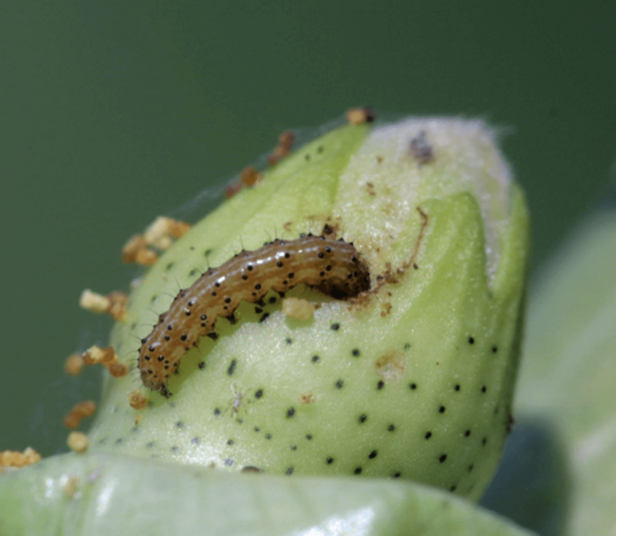
#> input picture tests/test-images (pest)/cotton-bullworm.png, 622 x 546 px
$ python -i heuristics.py   (imports and definitions only)
#> lines starting #> are read from the running program, lines starting #| are printed output that depends on the picture
"""
Image heuristics for screenshot/logo detection.
Pillow-only implementation (no OpenCV/NumPy).
"""
from PIL import Image, ImageFilter
import io
from typing import Dict, Any


def run_heuristics(image_bytes: bytes) -> Dict[str, Any]:
    """
    Detect screenshots/logos using deterministic heuristics.
    Matches existing _looks_like_screenshot_or_ui() implementation.
    """
    try:
        metrics = _calculate_image_metrics(image_bytes)
        m = metrics  # shorthand

        # Check unusable first
        if m['width'] < 64 or m['height'] < 64:
            return {'decision': 'block', 'reason': 'too_small', 'metrics': metrics}

        # Screenshot/UI detection (9 rules - OR logic)

        # Rule 1: Light mode UI/docs
        if m['edge_frac'] > 0.16 and m['white_frac'] > 0.18 and m['black_frac'] > 0.008:
            return {'decision': 'block', 'reason': 'screenshot_ui', 'metrics': metrics}

        # Rule 2: Very white screenshots
        if m['edge_frac'] > 0.22 and m['white_frac'] > 0.28:
            return {'decision': 'block', 'reason': 'screenshot_ui', 'metrics': metrics}

        # Rule 3: White-dominant articles (low green)
        if m['edge_frac'] > 0.14 and m['white_frac'] > 0.55 and m['green_frac'] < 0.03:
            return {'decision': 'block', 'reason': 'screenshot_ui', 'metrics': metrics}

        # Rule 4: Dark-mode chat/app
        if m['black_frac'] > 0.22 and m['edge_frac'] > 0.085:
            return {'decision': 'block', 'reason': 'screenshot_ui', 'metrics': metrics}

        # Rule 5: Dark-mode IDE (GitHub, VS Code compressed)
        if m['dark_frac'] > 0.30 and m['edge_frac'] > 0.052 and m['green_frac'] < 0.12:
            return {'decision': 'block', 'reason': 'screenshot_ui', 'metrics': metrics}

        # Rule 6: GitHub dark repo tree
        if (m['dark_frac'] > 0.24 and m['edge_frac'] > 0.068 and
            m['green_frac'] < 0.085 and m['palette_size'] <= 140):
            return {'decision': 'block', 'reason': 'screenshot_ui', 'metrics': metrics}

        # Rule 7: Heavily compressed dark UI
        if (m['dark_frac'] > 0.72 and m['edge_frac'] > 0.034 and
            m['green_frac'] < 0.05 and m['palette_size'] <= 110):
            return {'decision': 'block', 'reason': 'screenshot_ui', 'metrics': metrics}

        # Rule 8: Small UI thumbnails
        if (min(m['width'], m['height']) <= 320 and m['green_frac'] < 0.12 and
            (m['white_frac'] > 0.60 or m['black_frac'] > 0.18)):
            return {'decision': 'block', 'reason': 'screenshot_ui', 'metrics': metrics}

        # Rule 9: Flat UI (limited palette, low green)
        if m['green_frac'] < 0.06 and m['edge_frac'] > 0.09 and m['palette_size'] <= 90:
            return {'decision': 'block', 'reason': 'screenshot_ui', 'metrics': metrics}

        # Logo/illustration detection
        if m['white_frac'] >= 0.70 and m['palette_size'] <= 180:
            return {'decision': 'block', 'reason': 'logo', 'metrics': metrics}

        # Default: pass to vision model
        return {'decision': 'pass', 'reason': None, 'metrics': metrics}

    except Exception as e:
        # Fail-open: if heuristics error, pass to vision model
        return {'decision': 'pass', 'reason': None, 'metrics': {'error': str(e)}}


def _calculate_image_metrics(image_bytes: bytes) -> Dict[str, Any]:
    """
    Pillow-only metrics matching existing _looks_like_screenshot_or_ui().
    No OpenCV/NumPy to keep Lambda cold starts fast.
    """
    img = Image.open(io.BytesIO(image_bytes)).convert("RGB")
    width, height = img.size
    file_size_kb = len(image_bytes) / 1024.0
    aspect_ratio = width / height if height > 0 else 1.0

    # Normalize size for stable thresholds
    target_w = 256
    target_h = max(128, int(height * (target_w / float(width))))
    small = img.resize((target_w, target_h))
    gray = small.convert("L")

    # Histogram-based metrics
    hist = gray.histogram()  # 256 bins
    total = float(sum(hist) or 1.0)

    black_frac = sum(hist[0:20]) / total
    dark_frac = sum(hist[0:56]) / total  # Dark grey UI (GitHub/VS Code dark)
    white_frac = sum(hist[235:256]) / total

    # Edge detection using Pillow's FIND_EDGES filter
    edges = gray.filter(ImageFilter.FIND_EDGES)
    ehist = edges.histogram()
    edge_total = float(sum(ehist) or 1.0)
    edge_frac = sum(ehist[40:256]) / edge_total  # Pixels with noticeable edge strength

    # Green dominance: real crop photos have significant green pixels
    s2 = img.resize((128, 128))
    gp = list(s2.getdata())
    green = 0
    qcolors16 = set()

    for r, g, b in gp:
        if g > r + 18 and g > b + 18 and g > 60:
            green += 1
        qcolors16.add((r // 16, g // 16, b // 16))

    green_frac = green / float(len(gp) or 1.0)
    palette_size = len(qcolors16)

    return {
        'black_frac': black_frac,
        'dark_frac': dark_frac,
        'white_frac': white_frac,
        'edge_frac': edge_frac,
        'green_frac': green_frac,
        'palette_size': palette_size,
        'aspect_ratio': aspect_ratio,
        'width': width,
        'height': height,
        'file_size_kb': file_size_kb
    }

>>> import cv2
>>> picture = cv2.imread('../../tests/test-images (pest)/cotton-bullworm.png', cv2.IMREAD_GRAYSCALE)
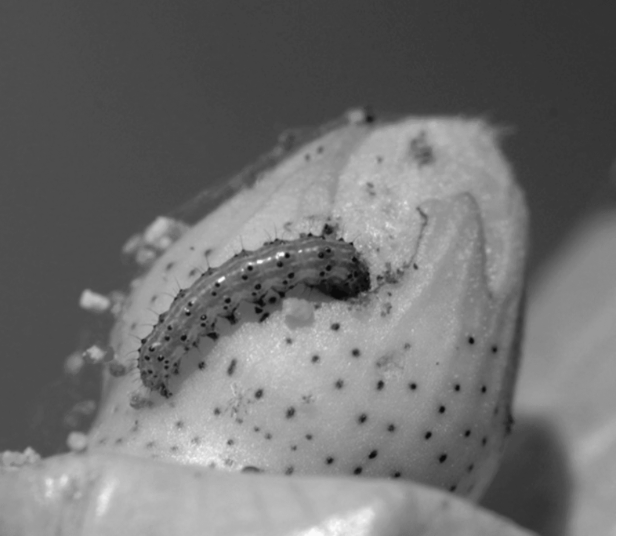
#> picture: shape (546, 622); min 11, max 255, mean 115.5
>>> result = run_heuristics(picture)
#> result = 3 items
